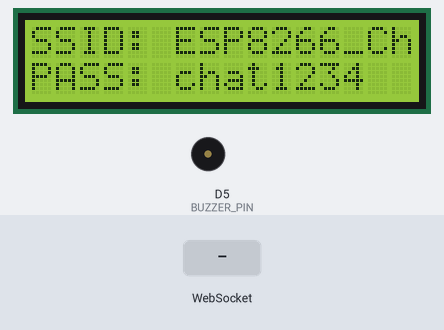
Bench run of a sketch on a simulated ESP8266 (NodeMCU). Parts: 16×2 character LCD, buzzer (waves = sounding). The test bench sets the inputs (shaded band). What the sketch prints to the serial monitor is not drawn.

Above: at 5.2 s.
5.3 s: WebSocket text "1" received
At 5.42 s:
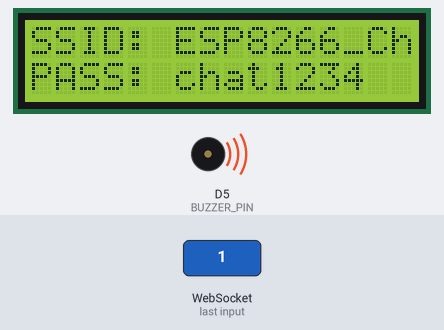
Timing chart, 0 to 8.3 s (numbered marks = the images above; inputs shaded):
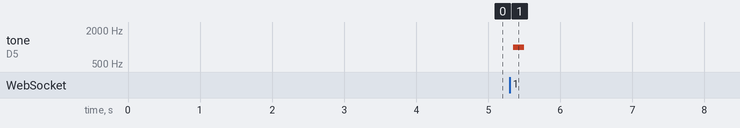

Measured:
- after the input at 5.3 s, tone on D5 (BUZZER_PIN): silent → 1000 Hz after 0.05 s, → silent 0.15 s later

The sketch:

chatroom.ino
```cpp
#include <ESP8266WiFi.h>
#include <ESPAsyncTCP.h>
#include <ESPAsyncWebServer.h>
#include <LiquidCrystal_I2C.h>

// ===== Wi-Fi credentials =====
const char* ssid = "ESP8266_Chat";
const char* password = "chat1234";

// ===== Web server + websocket =====
AsyncWebServer server(80);
AsyncWebSocket ws("/ws");

// ===== LCD setup =====
LiquidCrystal_I2C lcd(0x27, 16, 2); // adjust address/size if needed

// ===== Buzzer setup =====
#define BUZZER_PIN D5  // Passive buzzer connected to D5 (GPIO14)

// ===== Chatroom HTML =====
const char index_html[] PROGMEM = R"rawliteral(
<!DOCTYPE html>
<html>
<head>
  <meta charset="UTF-8">
  <title>ESP8266 Chatroom</title>
  <style>
    body { font-family: sans-serif; margin: 20px; }
    #chat { border: 1px solid #ccc; height: 200px; overflow-y: scroll; padding: 5px; }
    #nickSection { margin-bottom: 10px; }
  </style>
</head>
<body>
  <h2>ESP8266 Chatroom</h2>

  <div id="nickSection">
    <input id="nick" type="text" placeholder="Enter nickname">
    <button onclick="setNick()">Join</button>
  </div>

  <div id="chat"></div>

  <div id="msgSection" style="display:none;">
    <input id="msg" type="text" placeholder="Type a message">
    <button onclick="sendMsg()">Send</button>
  </div>

  <script>
    var ws, nickname;
    function setNick() {
      nickname = document.getElementById('nick').value;
      if (!nickname) return;
      ws = new WebSocket('ws://' + location.host + '/ws');
      ws.onmessage = function(event) {
        var chat = document.getElementById('chat');
        chat.innerHTML += event.data + '<br>';
        chat.scrollTop = chat.scrollHeight;
      };
      document.getElementById('nickSection').style.display = 'none';
      document.getElementById('msgSection').style.display = 'block';
    }

    function sendMsg() {
      var input = document.getElementById('msg');
      ws.send(nickname + ": " + input.value);
      input.value = '';
    }
  </script>
</body>
</html>
)rawliteral";

// ===== Handle incoming WebSocket messages =====
void onWebSocketMessage(void *arg, uint8_t *data, size_t len) {
  AwsFrameInfo *info = (AwsFrameInfo*)arg;
  if(info->final && info->index == 0 && info->len == len && info->opcode == WS_TEXT) {
    data[len] = 0;
    String msg = String((char*)data);

    // Beep when a new message arrives
    tone(BUZZER_PIN, 1000, 150);

    // Broadcast the message to all clients
    ws.textAll(msg);
  }
}

void setup() {
  Serial.begin(115200);

  // ===== LCD init =====
  lcd.init();
  lcd.backlight();

  // ===== Wi-Fi AP =====
  WiFi.softAP(ssid, password);
  IPAddress IP = WiFi.softAPIP();
  Serial.print("AP IP address: ");
  Serial.println(IP);

  // Show SSID and password first
  lcd.clear();
  lcd.setCursor(0, 0);
  lcd.print("SSID: ESP8266_Chat");
  lcd.setCursor(0, 1);
  lcd.print("PASS: chat1234");
  delay(4000);

  // ===== WebSocket setup =====
  ws.onEvent([](AsyncWebSocket *server, AsyncWebSocketClient *client,
                AwsEventType type, void *arg, uint8_t *data, size_t len){
    if(type == WS_EVT_CONNECT){
      Serial.printf("Client connected: %u\n", client->id());
      tone(BUZZER_PIN, 2000, 200); // higher pitch beep on connect
      ws.textAll("📢 A new user joined the chat!");
    }
    else if(type == WS_EVT_DATA){
      onWebSocketMessage(arg, data, len);
    }
  });
  server.addHandler(&ws);

  // ===== Serve the chat page =====
  server.on("/", HTTP_GET, [](AsyncWebServerRequest *request){
    request->send_P(200, "text/html", index_html);
  });

  server.begin();
}

void loop() {
  // Async server handles everything
}
```
